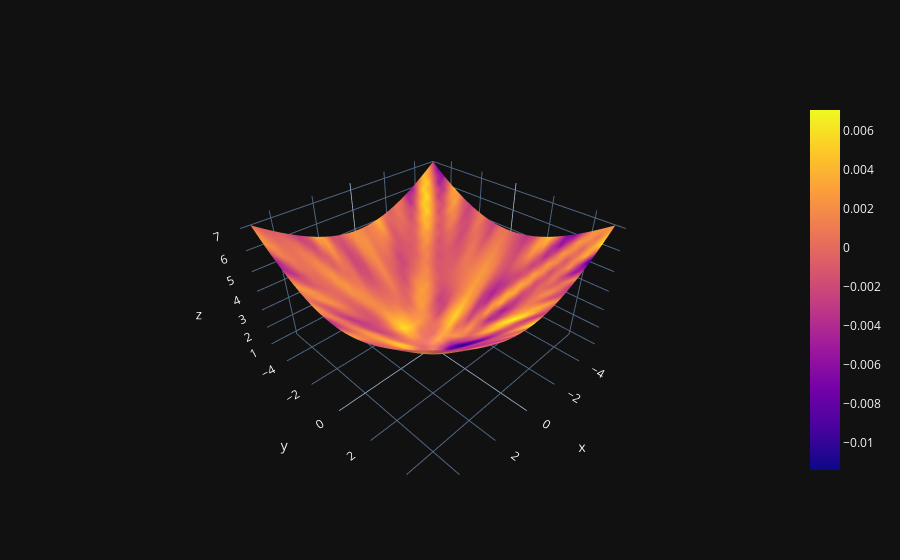

The notebook cell this image was saved under:
### Code cell
gpytorch.settings.num_likelihood_samples._set_value(2)
with torch.no_grad():
    torch.manual_seed(0)
    outputs = layer(inputs)
    c = outputs.mean[1, ..., 0]

    x, y, z = inputs.view(num_inputs, num_inputs, -1).unbind(-1)

fig = go.Figure(data=[go.Surface(x=y, y=z, z=x, surfacecolor=c.view_as(x))])
fig.show()

### Figure 1 — Plotly figure (JSON) as saved in the notebook; plotly's stock layout.template omitted (floating-point values rounded to 4 significant figures; data arrays with more than 128 entries replaced by an {"elided": "..."} marker saying what was removed)
{"data": [{"surfacecolor": {"elided": "27x27 float values"}, "type": "surface", "x": {"elided": "27x27 float values"}, "y": {"elided": "27x27 float values"}, "z": {"elided": "27x27 float values"}}], "layout": {}}
